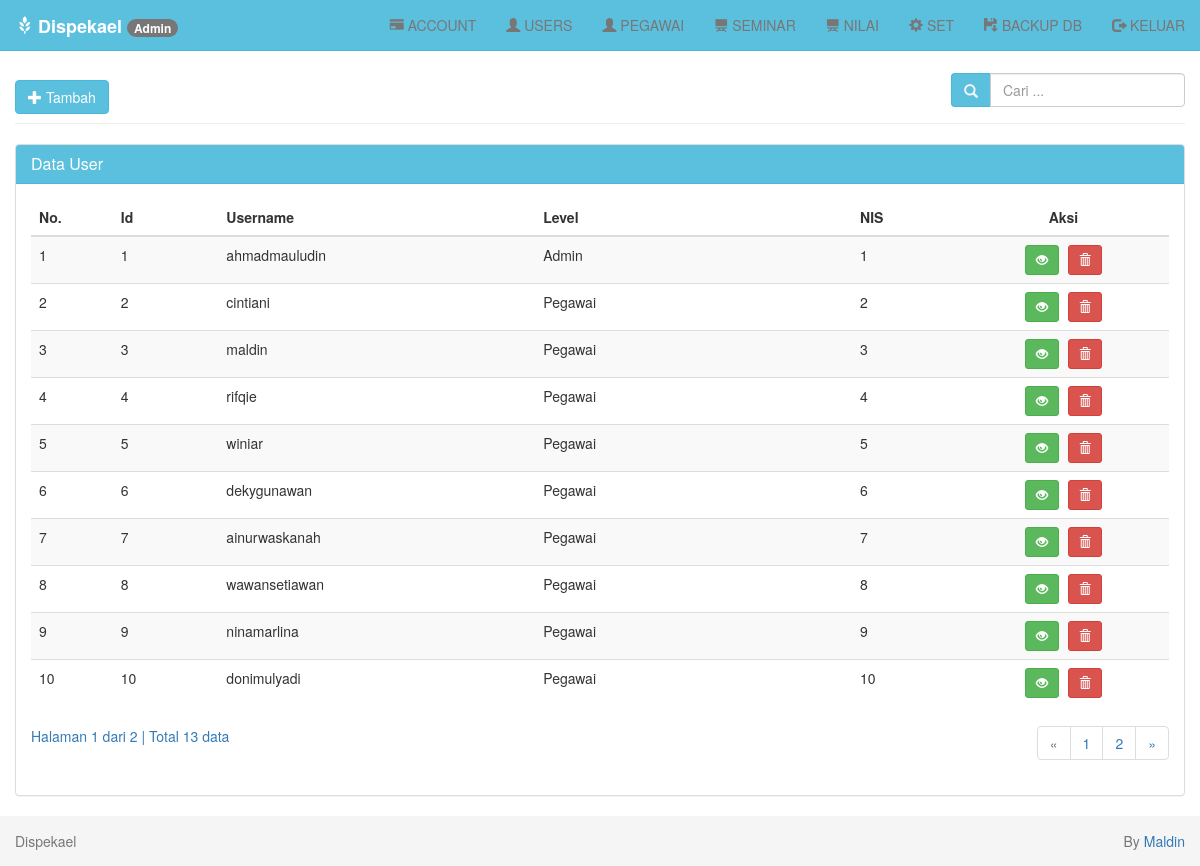
The app's page /index.php?page=user-tampil (signed in) with its own data.
### tables this page shows
CREATE TABLE `user` (
  `id` bigint(12) NOT NULL AUTO_INCREMENT,
  `username` varchar(30) NOT NULL,
  `password` varchar(30) NOT NULL,
  `level` varchar(30) NOT NULL,
  `nis` varchar(9) NOT NULL,
  PRIMARY KEY (`id`)
);

### user/tampil-data.php (the view, shortened to what this page needs)
<?php
if (isset($_POST['cari'])) {
  $cari = $_POST['cari'];
} else {
  $cari = "";
}
?>
<div class="row">
  <div class="col-md-12">
    <div class="page-header">
      <?php
      if ($_SESSION['level'] == "Admin") {
        echo "<a class='btn btn-info' href='?page=tambah'>
      <i class='glyphicon glyphicon-plus'></i> Tambah </a>";
      } else if ($_SESSION['level'] == "Siswa") {
        echo "Gak boleh masukin data";
      }
      ?>
      <div class="pull-right btn-tambah">
        <form class="form-inline" method="POST" action="index.php">
          <div class="form-group">
            <div class="input-group">
              <div class="input-group-addon">
                <i class="glyphicon glyphicon-search"></i>
              </div>
              <input type="text" class="form-control" name="cari" placeholder="Cari ..." autocomplete="off" value="<?php echo $cari; ?>">
            </div>
          </div>
        </form>
      </div>
    </div>
    <div class="panel panel-default">
      <div class="panel-heading">
        <h3 class="panel-title">Data User</h3>
      </div>
      <div class="panel-body">
        <div class="table-responsive">
          <table class="table table-striped table-hover">
            <thead>
              <tr>
                <th>No.</th>
                <th>Id</th>
                <th>Username</th>
                <th>Level</th>
                <th>NIS</th>
                <th class='center'>Aksi</th>
              </tr>
            </thead>
            <tbody>
              <?php
              $batas = 10;
              if (isset($cari)) {
                $jumlah_record = mysqli_query($db, "SELECT * FROM user
                                                    WHERE nis LIKE '%$cari%' OR username LIKE '%$cari%'")
                  or die('Ada kesalahan pada query jumlah_record: ' . mysqli_error($db));
              } else {
                $jumlah_record = mysqli_query($db, "SELECT * FROM user")
                  or die('Ada kesalahan pada query jumlah_record: ' . mysqli_error($db));
              }
              $jumlah  = mysqli_num_rows($jumlah_record);
              $halaman = ceil($jumlah / $batas);
              $page    = (isset($_GET['hal'])) ? (int)$_GET['hal'] : 1;
              $mulai   = ($page - 1) * $batas;
              $no = 1;
              if (isset($cari)) {
                $query = mysqli_query($db, "SELECT * FROM user
                                            WHERE nis LIKE '%$cari%' OR username LIKE '%$cari%'
                                            ORDER BY id LIMIT $mulai, $batas")
                  or die('Ada kesalahan pada query user: ' . mysqli_error($db));
              } else {
                $query = mysqli_query($db, "SELECT * FROM user
                                            ORDER BY id LIMIT $mulai, $batas")
                  or die('Ada kesalahan pada query user: ' . mysqli_error($db));
              }
              while ($data = mysqli_fetch_assoc($query)) {
                echo "  <tr>
                      <td width='20' >$no</td>
                      <td width='50'>$data[id]</td>
                      <td width='150'>$data[username]</td>
                      <td width='150'>$data[level]</td>
                      <td width='50'>$data[nis]</td>
                      <td width='100' class='center'>
                        <div class=''>
                        <a data-toggle='tooltip' data-placement='top' title='Detail' style='margin-right:5px' class='btn btn-success btn-sm' href='?page=detail&id=$data[id]'>
                            <i class='glyphicon glyphicon-eye-open'></i>
                          </a> ";
              ?>
                <a data-toggle="tooltip" data-placement="top" title="Hapus" class="btn btn-danger btn-sm" href="?page=proses-hapus&id=<?php echo $data['id']; ?>" onclick="return confirm('Anda yakin ingin menghapus user <?php echo $data['username']; ?>?');"><i class="glyphicon glyphicon-trash"></i></a>
              <?php
                echo "
                        </div>
                      </td>
                    </tr>";
                $no++;
              }
              ?>
            </tbody>
          </table>
          <?php
          if (empty($_GET['hal'])) {
            $halaman_aktif = '1';
          } else {
            $halaman_aktif = $_GET['hal'];
          }
          ?>
          <a>
            Halaman <?php echo $halaman_aktif; ?> dari <?php echo $halaman; ?> |
            Total <?php echo $jumlah; ?> data
          </a>
          <nav>
            <ul class="pagination pull-right">
              <?php
              if ($halaman_aktif <= '1') { ?>
                <li class="disabled">
                  <a href="" aria-label="Previous">
                    <span aria-hidden="true">&laquo;</span>
                  </a>
                </li>
              <?php
              }
              ?>
              <?php
              for ($x = 1; $x <= $halaman; $x++) { ?>
                <li class="">
                  <a href="?page=user-tampil&hal=<?php echo $x ?>"><?php echo $x ?></a>
                </li>
              <?php
              }
              ?>
              <?php
              if ($halaman_aktif >= $halaman) { ?>
                <li class="disabled">
                  <a href="" aria-label="Next">
                    <span aria-hidden="true">&raquo;</span>
                  </a>
                </li>
              <?php
              } else { ?>
                <li>
                  <a href="?page=user-tampil&hal=<?php echo $page + 1 ?>" aria-label="Next">
                    <span aria-hidden="true">&raquo;</span>
                  </a>
                </li>
              <?php
              }
              ?>
            </ul>
          </nav>
        </div>
      </div>
    </div>
  </div>
</div>

### assets/css/style.css (style rules this page uses)
body { padding-top: 40px; }
.panel-default > .panel-heading { background-color: #5bc0de; border-color: #46b8da; color: #fff; }
.input-group-addon { background-color: #5bc0de; border: 1px solid #46b8da; border-radius: 4px; color: #f1f2f7; }
.btn-tambah { margin-top: -7px; }
.center { text-align: center; }
.pagination { margin-top: -20px; }

### records on screen
user: id "1", username "ahmadmauludin", level "Admin", nis "1"
user: id "2", username "cintiani", level "Pegawai", nis "2"
user: id "3", username "maldin", level "Pegawai", nis "3"
user: id "4", username "rifqie", level "Pegawai", nis "4"
user: id "5", username "winiar", level "Pegawai", nis "5"
user: id "6", username "dekygunawan", level "Pegawai", nis "6"
user: id "7", username "ainurwaskanah", level "Pegawai", nis "7"
user: id "8", username "wawansetiawan", level "Pegawai", nis "8"
user: id "9", username "ninamarlina", level "Pegawai", nis "9"
user: id "10", username "donimulyadi", level "Pegawai", nis "10"

### other values on screen
$_SESSION['level'] "Admin"
$halaman_aktif "1"
$halaman "2"
$jumlah "13"
